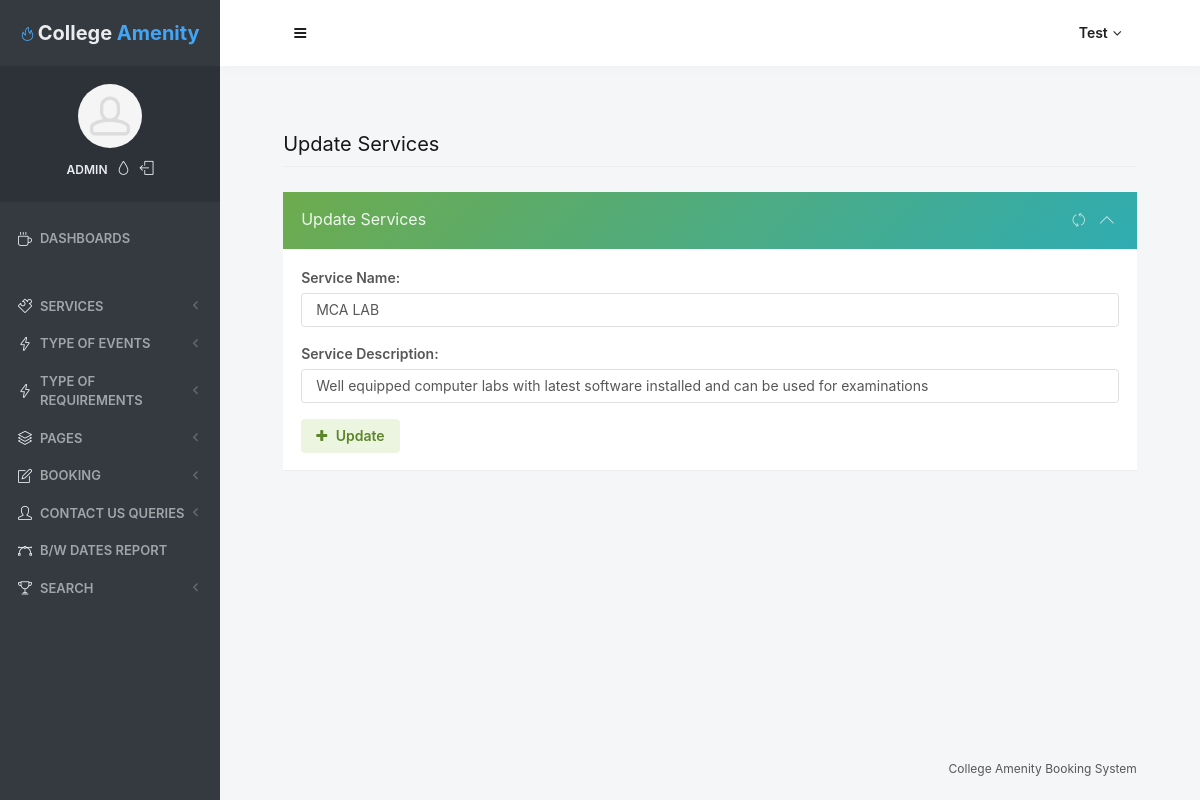
Page /admin/update_serv.php?invid=15 (signed in) on the committed database.
### tables this page shows
CREATE TABLE IF NOT EXISTS `tblservice` (
  `ID` int(10) NOT NULL AUTO_INCREMENT,
  `ServiceName` varchar(200) DEFAULT NULL,
  `SerDes` varchar(250) NOT NULL,
  `ServicePrice` varchar(200) DEFAULT NULL,
  `CreationDate` timestamp NULL DEFAULT CURRENT_TIMESTAMP,
  PRIMARY KEY (`ID`),
  KEY `ID` (`ID`)
);

### admin/update_serv.php (the view, shortened to what this page needs)
<?php
include('includes/dbconnection.php');
if (strlen($_SESSION['odmsaid']==0)) {
  header('location:logout.php');
  } else{
?>
<!doctype html>
 <html lang="en" class="no-focus">
    <head>
<link rel="stylesheet" id="css-main" href="assets/css/codebase.min.css">
</head>
    <body>
        <div id="page-container" class="sidebar-o sidebar-inverse side-scroll page-header-fixed main-content-narrow">
             <?php include_once('includes/sidebar.php');?>
          <?php include_once('includes/header.php');?>
            <main id="main-container">
                <div class="content">
                    <h2 class="content-heading">Update Services</h2>
                    <div class="row">
                        <div class="col-md-12">
                            <div class="block block-themed">
                                <div class="block-header bg-gd-emerald">
                                    <h3 class="block-title">Update Services</h3>
                                    <div class="block-options">
                                        <button type="button" class="btn-block-option" data-toggle="block-option" data-action="state_toggle" data-action-mode="demo">
                                            <i class="si si-refresh"></i>
                                        </button>
                                        <button type="button" class="btn-block-option" data-toggle="block-option" data-action="content_toggle"></button>
                                    </div>
                                </div>
                                <div class="block-content">
								<?php
$id=$_GET['invid'];
$sql1="SELECT ServiceName,SerDes,CreationDate from  tblservice where ID=:id";
$query1 = $dbh -> prepare($sql1);
$query1->bindParam(':id',$id,PDO::PARAM_STR);
$query1->execute();
$results1=$query1->fetchAll(PDO::FETCH_OBJ);
$cnt=1;
if($query1->rowCount() > 0)
{
foreach($results1 as $row)
{               ?>
                                    <form method="post">
                                        <div class="form-group row">
                                            <label class="col-12" for="register1-email">Service Name:</label>
                                            <div class="col-12">
                                                 <input type="text" class="form-control" name="sername" value="<?php  echo $row->ServiceName;?>" required='true'>
                                            </div>
                                        </div>
                                        <div class="form-group row">
                                            <label class="col-12" for="register1-email">Service Description:</label>
                                            <div class="col-12">
                                                 <input type="text" class="form-control" name="serdes" value="<?php  echo $row->SerDes;?>" required='true'>
                                            </div>
                                        </div>
										<?php $cnt=$cnt+1;}} ?>
                                        <div class="form-group row">
                                            <div class="col-12">
                                                <button type="submit" class="btn btn-alt-success" name="submit">
                                                    <i class="fa fa-plus mr-5"></i> Update
                                                </button>
                                            </div>
                                        </div>
                                    </form>
                                </div>
                            </div>
                        </div>
                       </div>
                </div>
            </main>
          <?php include_once('includes/footer.php');?>
        </div>
    </body>
</html>
<?php }  ?>

### admin/includes/sidebar.php (shortened to what this page needs)
     <?php
include('includes/dbconnection.php');
if (strlen($_SESSION['odmsaid']==0)) {
  header('location:logout.php');
  } else{
  ?>
   <nav id="sidebar">
                <div id="sidebar-scroll">
                    <div class="sidebar-content">
                        <div class="content-header content-header-fullrow px-15">
                            <div class="content-header-section text-center align-parent sidebar-mini-hidden">
                                <div class="content-header-item">
                                    <a class="link-effect font-w700" href="dashboard.php">
                                        <i class="si si-fire text-primary"></i>
                                        <span class="font-size-xl text-dual-primary-dark"> College </span><span class="font-size-xl text-primary">Amenity</span>
                                    </a>
                                </div>
                            </div>
                        </div>
                        <div class="content-side content-side-full content-side-user px-10 align-parent">
                            <div class="sidebar-mini-hidden-b text-center">
                                <a class="img-link" href="be_pages_generic_profile.html">
                                    <img class="img-avatar" src="assets/img/avatars/avatar15.jpg" alt="">
                                </a>
                                <ul class="list-inline mt-10">
                                    <?php
$aid=$_SESSION['odmsaid'];
$sql="SELECT UserName from  tbladmin where ID=:aid";
$query = $dbh -> prepare($sql);
$query->bindParam(':aid',$aid,PDO::PARAM_STR);
$query->execute();
$results=$query->fetchAll(PDO::FETCH_OBJ);
$cnt=1;
if($query->rowCount() > 0)
{
foreach($results as $row)
{               ?>
                                    <li class="list-inline-item">
                                        <a class="link-effect text-dual-primary-dark font-size-xs font-w600 text-uppercase" href="admin-profile.php"><?php  echo $row->UserName;?></a>
                                    </li><?php $cnt=$cnt+1;}} ?>
                                    <li class="list-inline-item">
                                        <a class="link-effect text-dual-primary-dark" data-toggle="layout" data-action="sidebar_style_inverse_toggle" href="admin-profile.php">
                                            <i class="si si-drop"></i>
                                        </a>
                                    </li>
                                    <li class="list-inline-item">
                                        <a class="link-effect text-dual-primary-dark" href="logout.php">
                                            <i class="si si-logout"></i>
                                        </a>
                                    </li>
                                </ul>
                            </div>
                        </div>
                        <div class="content-side content-side-full">
                            <ul class="nav-main">
                                <li class="open">
                                    <a href="dashboard.php"><i class="si si-cup"></i><span class="sidebar-mini-hide">Dashboards</span></a>
                                </li>
                                <li class="nav-main-heading"><span class="sidebar-mini-visible">UI</span><span class="sidebar-mini-hidden"></span></li>
                                <li>
                                    <a class="nav-submenu" data-toggle="nav-submenu"><i class="si si-puzzle"></i><span class="sidebar-mini-hide"></span> Services</a>
                                </li>
                                <li>
                                    <a class="nav-submenu" data-toggle="nav-submenu" href="#"><i class="si si-energy"></i><span class="sidebar-mini-hide">Type of Events</span></a>
                                </li>
								<li>
                                    <a class="nav-submenu" data-toggle="nav-submenu" href="#"><i class="si si-energy"></i><span class="sidebar-mini-hide">Type of Requirements</span></a>
                                </li>
                                <li>
                                    <a class="nav-submenu" data-toggle="nav-submenu" href="#"><i class="si si-layers"></i><span class="sidebar-mini-hide">Pages</span></a>
                                </li>
                                <li>
                                    <a class="nav-submenu" data-toggle="nav-submenu" href="#"><i class="si si-note"></i><span class="sidebar-mini-hide">Booking</span></a>
                                </li>
                                <li>
                                    <a class="nav-submenu" data-toggle="nav-submenu" href="#"><i class="si si-user"></i><span class="sidebar-mini-hide">Contact Us Queries</span></a>
                                </li>
                                <li>
                                    <a  href="between-dates-report.php"><i class="si si-vector"></i><span class="sidebar-mini-hide">B/w Dates Report</span></a>
                                </li>
                                <li>
                                    <a class="nav-submenu" data-toggle="nav-submenu" href="#"><i class="si si-trophy"></i><span class="sidebar-mini-hide">Search</span></a>
                                </li>
                            </ul>
                        </div>
                    </div>
                </div>
            </nav>
           <?php }  ?>

### admin/includes/header.php (shortened to what this page needs)
   <?php
include('includes/dbconnection.php');
if (strlen($_SESSION['odmsaid']==0)) {
  header('location:logout.php');
  } else{
  ?>
            <header id="page-header">
                <div class="content-header">
                    <div class="content-header-section">
                        <button type="button" class="btn btn-circle btn-dual-secondary" data-toggle="layout" data-action="sidebar_toggle">
                            <i class="fa fa-navicon"></i>
                        </button>
                    </div>
                    <div class="content-header-section">
                        <div class="btn-group" role="group">
                            <?php
$aid=$_SESSION['odmsaid'];
$sql="SELECT AdminName from  tbladmin where ID=:aid";
$query = $dbh -> prepare($sql);
$query->bindParam(':aid',$aid,PDO::PARAM_STR);
$query->execute();
$results=$query->fetchAll(PDO::FETCH_OBJ);
$cnt=1;
if($query->rowCount() > 0)
{
foreach($results as $row)
{               ?>
                            <button type="button" class="btn btn-rounded btn-dual-secondary" id="page-header-user-dropdown" data-toggle="dropdown" aria-haspopup="true" aria-expanded="false">
                                <?php  echo $row->AdminName;?><i class="fa fa-angle-down ml-5"></i>
                            </button>
                            <?php $cnt=$cnt+1;}} ?>
                        </div>
                    </div>
                </div>
            </header>
            <?php }  ?>

### rows in the picture
tblservice: sername "MCA LAB", serdes "Well equipped computer labs with latest software installed and can be used for examinations"

### other values in the picture
$row->UserName "ADMIN"
$row->AdminName "Test"
